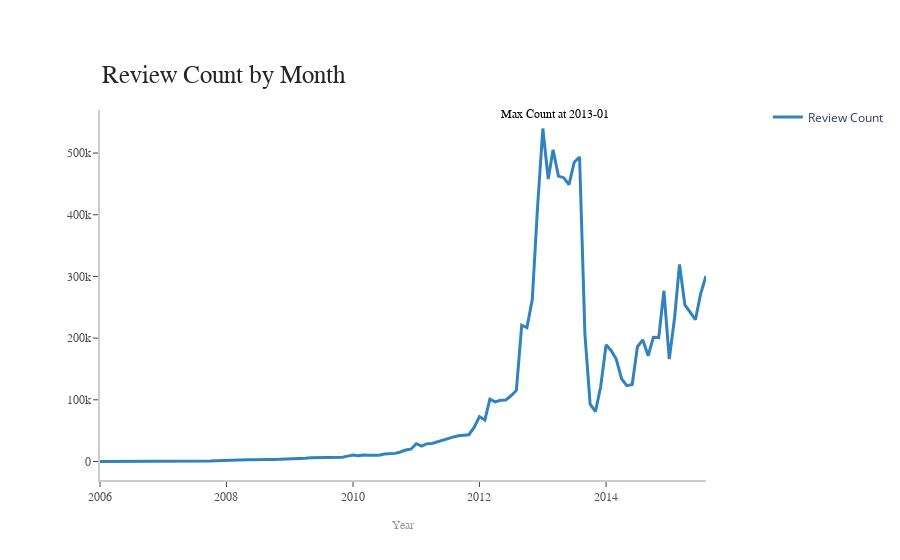

Notebook code cell kept with this figure:
### Code cell
%%local

import plotly
import plotly.graph_objects as go

x = review_count_month['_1']
y=review_count_month['_2']
max_value=review_count_month[review_count_month['_1']=='2013-01-01']
fig = go.Figure()
# Use the hovertext kw argument for hover text
fig.add_trace(go.Scatter(x=x, y=y, name='Review Count',line = dict(color='rgb(49,130,189)', width=3),mode='lines'))
fig.update_layout(
    xaxis=dict(
        showline=True,
        showgrid=False,
        showticklabels=True,
        linecolor='rgb(204, 204, 204)',
        linewidth=2,
        ticks='outside',
        tickfont=dict(
            family='Arial',
            size=12,
            color='rgb(82, 82, 82)',
        ),
    ),
    yaxis=dict(
        showline=True,
        showgrid=False,
        showticklabels=True,
        linecolor='rgb(204, 204, 204)',
        linewidth=2,
        ticks='outside',
        tickfont=dict(
            family='Arial',
            size=12,
            color='rgb(82, 82, 82)',
        ),
    ),
    autosize=False,
    margin=dict(
        autoexpand=True,
        l=100,
        r=20,
        t=110,
    ),
    showlegend=True,
    plot_bgcolor='white'
)
annotations = []

#annotation
annotations = []
annotations.append(dict(xref='paper', yref='paper', x=0.0, y=1.05,
                              xanchor='left', yanchor='bottom',
                              text='Review Count by Month',
                              font=dict(family='Arial',
                                        size=25,
                                        color='rgb(37,37,37)'),
                              showarrow=False))

annotations.append(dict(xref='paper', yref='paper', x=0.5, y=-0.1,
                              xanchor='center', yanchor='top',
                              text='Year',
                              font=dict(family='Arial',
                                        size=12,
                                        color='rgb(150,150,150)'),
                              showarrow=False))

annotations.append(dict(xref='paper', yref='paper', x=0.75, y=1.01,
                              xanchor='center', yanchor='top',
                              text='Max Count at 2013-01',
                              font=dict(family='Arial',
                                        size=12,
                                        color='black'),
                              showarrow=False))
# Legend
fig.update_layout(legend=dict(
    orientation="v",
    yanchor="top",
    y=1.02,
    xanchor="right",
    x=1.3
))

fig.update_layout(annotations=annotations)

fig.show()

### Figure 1 — Plotly figure (JSON) as saved in the notebook; plotly's stock layout.template omitted (floating-point values rounded to 4 significant figures)
{"data": [{"line": {"color": "rgb(49,130,189)", "width": 3}, "mode": "lines", "name": "Review Count", "type": "scatter", "x": ["2006-01-01T00:00:00", "2006-02-01T00:00:00", "2006-03-01T00:00:00", "2006-04-01T00:00:00", "2006-05-01T00:00:00", "2006-06-01T00:00:00", "2006-07-01T00:00:00", "2006-08-01T00:00:00", "2006-09-01T00:00:00", "2006-10-01T00:00:00", "2006-11-01T00:00:00", "2006-12-01T00:00:00", "2007-01-01T00:00:00", "2007-02-01T00:00:00", "2007-03-01T00:00:00", "2007-04-01T00:00:00", "2007-05-01T00:00:00", "2007-06-01T00:00:00", "2007-07-01T00:00:00", "2007-08-01T00:00:00", "2007-09-01T00:00:00", "2007-10-01T00:00:00", "2007-11-01T00:00:00", "2007-12-01T00:00:00", "2008-01-01T00:00:00", "2008-02-01T00:00:00", "2008-03-01T00:00:00", "2008-04-01T00:00:00", "2008-05-01T00:00:00", "2008-06-01T00:00:00", "2008-07-01T00:00:00", "2008-08-01T00:00:00", "2008-09-01T00:00:00", "2008-10-01T00:00:00", "2008-11-01T00:00:00", "2008-12-01T00:00:00", "2009-01-01T00:00:00", "2009-02-01T00:00:00", "2009-03-01T00:00:00", "2009-04-01T00:00:00", "2009-05-01T00:00:00", "2009-06-01T00:00:00", "2009-07-01T00:00:00", "2009-08-01T00:00:00", "2009-09-01T00:00:00", "2009-10-01T00:00:00", "2009-11-01T00:00:00", "2009-12-01T00:00:00", "2010-01-01T00:00:00", "2010-02-01T00:00:00", "2010-03-01T00:00:00", "2010-04-01T00:00:00", "2010-05-01T00:00:00", "2010-06-01T00:00:00", "2010-07-01T00:00:00", "2010-08-01T00:00:00", "2010-09-01T00:00:00", "2010-10-01T00:00:00", "2010-11-01T00:00:00", "2010-12-01T00:00:00", "2011-01-01T00:00:00", "2011-02-01T00:00:00", "2011-03-01T00:00:00", "2011-04-01T00:00:00", "2011-05-01T00:00:00", "2011-06-01T00:00:00", "2011-07-01T00:00:00", "2011-08-01T00:00:00", "2011-09-01T00:00:00", "2011-10-01T00:00:00", "2011-11-01T00:00:00", "2011-12-01T00:00:00", "2012-01-01T00:00:00", "2012-02-01T00:00:00", "2012-03-01T00:00:00", "2012-04-01T00:00:00", "2012-05-01T00:00:00", "2012-06-01T00:00:00", "2012-07-01T00:00:00", "2012-08-01T00:00:00", "2012-09-01T00:00:00", "2012-10-01T00:00:00", "2012-11-01T00:00:00", "2012-12-01T00:00:00", "2013-01-01T00:00:00", "2013-02-01T00:00:00", "2013-03-01T00:00:00", "2013-04-01T00:00:00", "2013-05-01T00:00:00", "2013-06-01T00:00:00", "2013-07-01T00:00:00", "2013-08-01T00:00:00", "2013-09-01T00:00:00", "2013-10-01T00:00:00", "2013-11-01T00:00:00", "2013-12-01T00:00:00", "2014-01-01T00:00:00", "2014-02-01T00:00:00", "2014-03-01T00:00:00", "2014-04-01T00:00:00", "2014-05-01T00:00:00", "2014-06-01T00:00:00", "2014-07-01T00:00:00", "2014-08-01T00:00:00", "2014-09-01T00:00:00", "2014-10-01T00:00:00", "2014-11-01T00:00:00", "2014-12-01T00:00:00", "2015-01-01T00:00:00", "2015-02-01T00:00:00", "2015-03-01T00:00:00", "2015-04-01T00:00:00", "2015-05-01T00:00:00", "2015-06-01T00:00:00", "2015-07-01T00:00:00", "2015-08-01T00:00:00"], "y": [10, 7, 3, 1, 1, 9, 8, 15, 69, 37, 29, 53, 82, 76, 126, 103, 107, 148, 194, 183, 773, 883, 1130, 1611, 1826, 1951, 2456, 2858, 2856, 2867, 3316, 3419, 3139, 3281, 3516, 4321, 4458, 4276, 5553, 5421, 6193, 6298, 6203, 6266, 6320, 6455, 6813, 8669, 10466, 9476, 10538, 10297, 10143, 10218, 12133, 12575, 13166, 15489, 18660, 19942, 28843, 25007, 28576, 29122, 31819, 33848, 37709, 39500, 41688, 42556, 43409, 55198, 72796, 67267, 101029, 96655, 99356, 99737, 106537, 115189, 220975, 217013, 262525, 410578, 539814, 457934, 505433, 462674, 460090, 448818, 485117, 493643, 205937, 92878, 81000, 121501, 189131, 179207, 165655, 133750, 122993, 124764, 185688, 197195, 171467, 201288, 200873, 276779, 166131, 233822, 319588, 253957, 241278, 229845, 271662, 300796]}], "layout": {"annotations": [{"font": {"color": "rgb(37,37,37)", "family": "Arial", "size": 25}, "showarrow": false, "text": "Review Count by Month", "x": 0, "xanchor": "left", "xref": "paper", "y": 1.05, "yanchor": "bottom", "yref": "paper"}, {"font": {"color": "rgb(150,150,150)", "family": "Arial", "size": 12}, "showarrow": false, "text": "Year", "x": 0.5, "xanchor": "center", "xref": "paper", "y": -0.1, "yanchor": "top", "yref": "paper"}, {"font": {"color": "black", "family": "Arial", "size": 12}, "showarrow": false, "text": "Max Count at 2013-01", "x": 0.75, "xanchor": "center", "xref": "paper", "y": 1.01, "yanchor": "top", "yref": "paper"}], "autosize": false, "legend": {"orientation": "v", "x": 1.3, "xanchor": "right", "y": 1.02, "yanchor": "top"}, "margin": {"autoexpand": true, "l": 100, "r": 20, "t": 110}, "plot_bgcolor": "white", "showlegend": true, "xaxis": {"linecolor": "rgb(204, 204, 204)", "linewidth": 2, "showgrid": false, "showline": true, "showticklabels": true, "tickfont": {"color": "rgb(82, 82, 82)", "family": "Arial", "size": 12}, "ticks": "outside"}, "yaxis": {"linecolor": "rgb(204, 204, 204)", "linewidth": 2, "showgrid": false, "showline": true, "showticklabels": true, "tickfont": {"color": "rgb(82, 82, 82)", "family": "Arial", "size": 12}, "ticks": "outside"}}}
